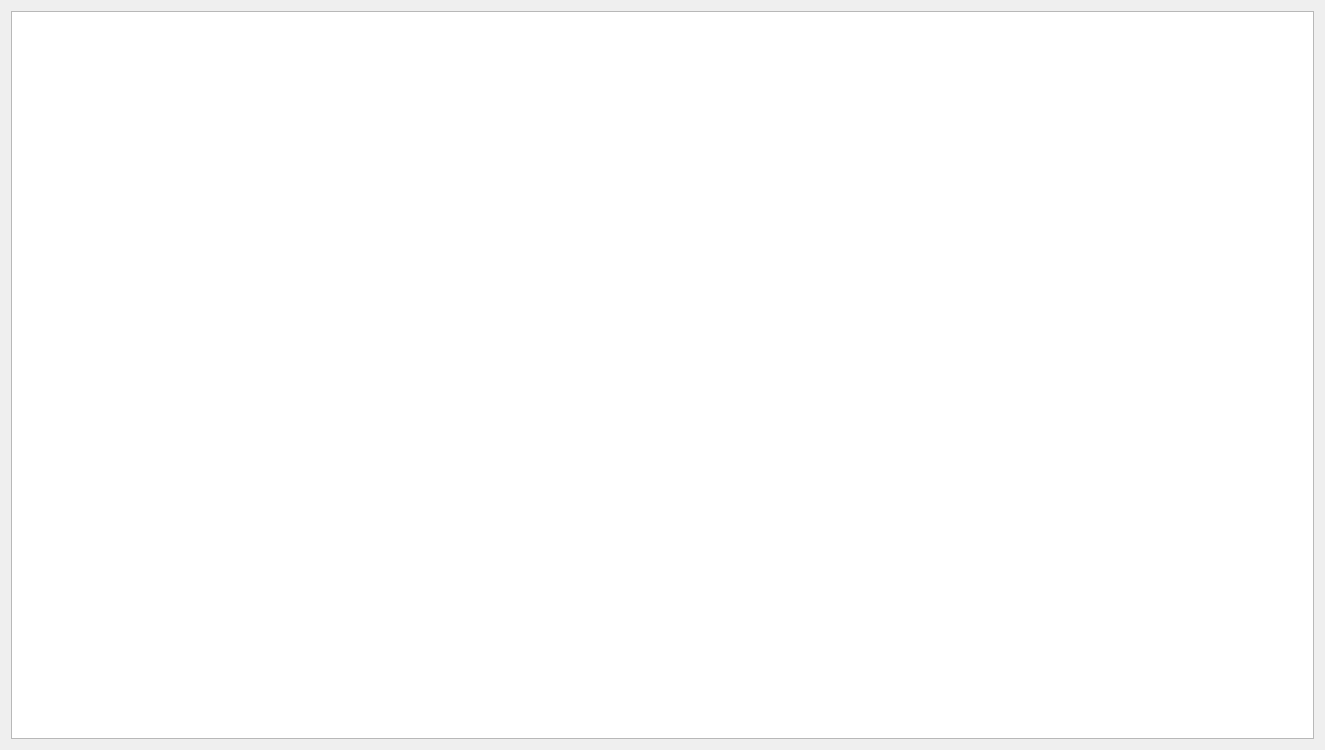
<?xml version="1.0" encoding="UTF-8"?>
<ui version="4.0">
 <class>MainFrm</class>
 <widget class="QWidget" name="MainFrm">
  <property name="geometry">
   <rect>
    <x>0</x>
    <y>0</y>
    <width>1325</width>
    <height>750</height>
   </rect>
  </property>
  <property name="windowTitle">
   <string>Game Framework</string>
  </property>
  <layout class="QVBoxLayout" name="verticalLayout">
   <item>
    <widget class="GameView" name="grvGame"/>
   </item>
  </layout>
 </widget>
 <layoutdefault spacing="6" margin="11"/>
 <customwidgets>
  <customwidget>
   <class>GameView</class>
   <extends>QGraphicsView</extends>
   <header>gameview.h</header>
  </customwidget>
 </customwidgets>
 <resources/>
 <connections/>
</ui>
